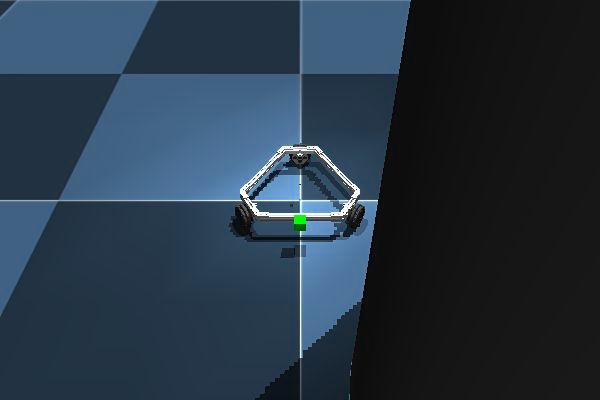
#> input picture img.jpg, 600 x 400 px, found by its file name
$ python test.py
#> lines starting #> are read from the running program, lines starting #| are printed output that depends on the picture
import dearpygui.dearpygui as dpg
import numpy as np
from PIL import Image
import os


def load_image(image_path):
    """安全地加载图像"""
#> called with image_path = 'img.jpg'
    try:
        # 确保图像路径存在
        if not os.path.exists(image_path):
            print(f"图像文件不存在: {image_path}")
            return None
        # 打开图像
        img = Image.open(image_path)
#> img is the input picture: PIL image 600x400 RGB; mean R, G, B 39.1, 54.2, 68.7
        # 转换为RGBA
        img = img.convert("RGBA")
#> img: PIL image 600x400 RGBA
        # 调整大小
        img = img.resize((800, 600), Image.LANCZOS)
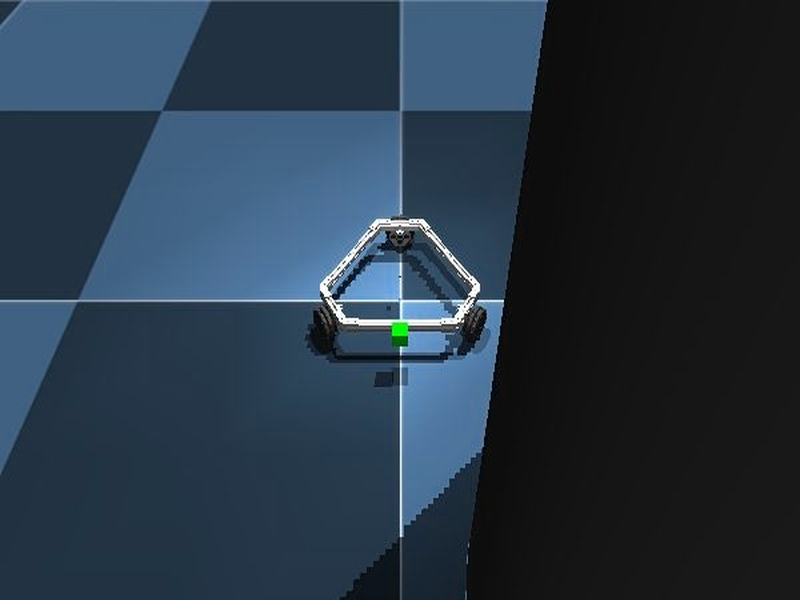
#> img: PIL image 800x600 RGBA; mean R, G, B, A 39.1, 54.2, 68.7, 255
        # 转换为numpy数组
        img_data = np.array(img)
        # 归一化并展平
        texture_data = img_data.flatten() / 255.0
        return texture_data
    except Exception as e:
        print(f"加载图像时出错: {e}")
        return None


def main():
    dpg.create_context()
    # 图像路径 - 请替换为你的实际路径
    image_path = "img.jpg"
    # 加载图像
    texture_data = load_image(image_path)
    if texture_data is None:
        print("无法加载图像")
        return
    try:
        # 创建纹理
        with dpg.texture_registry():
            dpg.add_raw_texture(width=800, height=600, default_value=texture_data, format=dpg.mvFormat_Float_rgba, tag="texture_tag")
        # 创建窗口
        with dpg.window(label="Image Viewer", width=800, height=600):
            dpg.add_image("texture_tag", width=800, height=600)
        # 视口设置
        dpg.create_viewport(title="Image Viewer", width=800, height=600)
        dpg.setup_dearpygui()
        dpg.show_viewport()
        dpg.start_dearpygui()
    except Exception as e:
        print(f"DPG操作出错: {e}")
    finally:
        dpg.destroy_context()
#> (this line was passed over: dearpygui is not available in this run)


if __name__ == "__main__":
    main()
#> (the call stopped at in main, `with dpg.texture_registry():`: dearpygui is not available in this run)
